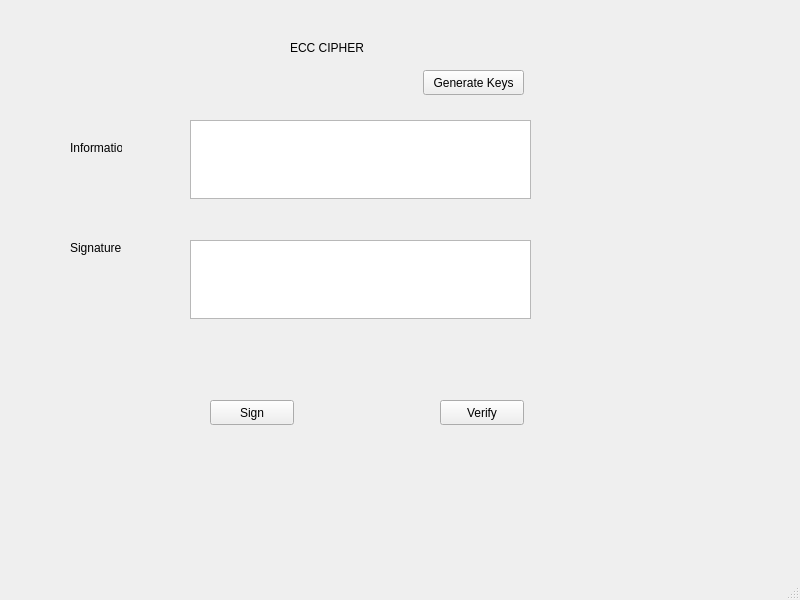
<?xml version="1.0" encoding="UTF-8"?>
<ui version="4.0">
 <class>MainWindow</class>
 <widget class="QMainWindow" name="MainWindow">
  <property name="geometry">
   <rect>
    <x>0</x>
    <y>0</y>
    <width>800</width>
    <height>600</height>
   </rect>
  </property>
  <property name="windowTitle">
   <string>MainWindow</string>
  </property>
  <widget class="QWidget" name="centralwidget">
   <widget class="QLabel" name="label">
    <property name="geometry">
     <rect>
      <x>70</x>
      <y>140</y>
      <width>52</width>
      <height>15</height>
     </rect>
    </property>
    <property name="text">
     <string>Information</string>
    </property>
   </widget>
   <widget class="QLabel" name="label_2">
    <property name="geometry">
     <rect>
      <x>70</x>
      <y>240</y>
      <width>52</width>
      <height>15</height>
     </rect>
    </property>
    <property name="text">
     <string>Signature</string>
    </property>
   </widget>
   <widget class="QLabel" name="label_3">
    <property name="geometry">
     <rect>
      <x>290</x>
      <y>40</y>
      <width>101</width>
      <height>16</height>
     </rect>
    </property>
    <property name="text">
     <string>ECC CIPHER</string>
    </property>
   </widget>
   <widget class="QPushButton" name="pushButton">
    <property name="geometry">
     <rect>
      <x>210</x>
      <y>400</y>
      <width>84</width>
      <height>25</height>
     </rect>
    </property>
    <property name="text">
     <string>Sign</string>
    </property>
   </widget>
   <widget class="QPushButton" name="pushButton_2">
    <property name="geometry">
     <rect>
      <x>440</x>
      <y>400</y>
      <width>84</width>
      <height>25</height>
     </rect>
    </property>
    <property name="text">
     <string>Verify</string>
    </property>
   </widget>
   <widget class="QPushButton" name="pushButton_3">
    <property name="geometry">
     <rect>
      <x>423</x>
      <y>70</y>
      <width>101</width>
      <height>25</height>
     </rect>
    </property>
    <property name="text">
     <string>Generate Keys</string>
    </property>
   </widget>
   <widget class="QTextEdit" name="textEdit">
    <property name="geometry">
     <rect>
      <x>190</x>
      <y>120</y>
      <width>341</width>
      <height>79</height>
     </rect>
    </property>
   </widget>
   <widget class="QTextEdit" name="textEdit_2">
    <property name="geometry">
     <rect>
      <x>190</x>
      <y>240</y>
      <width>341</width>
      <height>79</height>
     </rect>
    </property>
   </widget>
  </widget>
  <widget class="QMenuBar" name="menubar">
   <property name="geometry">
    <rect>
     <x>0</x>
     <y>0</y>
     <width>800</width>
     <height>25</height>
    </rect>
   </property>
  </widget>
  <widget class="QStatusBar" name="statusbar"/>
 </widget>
 <resources/>
 <connections/>
</ui>
